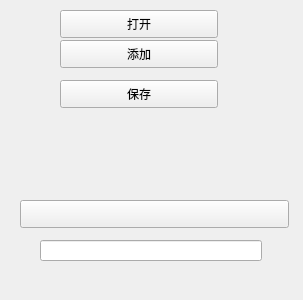
<?xml version="1.0" encoding="UTF-8"?>
<ui version="4.0">
 <class>UserManage</class>
 <widget class="QWidget" name="UserManage">
  <property name="geometry">
   <rect>
    <x>0</x>
    <y>0</y>
    <width>303</width>
    <height>300</height>
   </rect>
  </property>
  <property name="windowTitle">
   <string>Form</string>
  </property>
  <widget class="QLineEdit" name="searchLEd">
   <property name="geometry">
    <rect>
     <x>40</x>
     <y>240</y>
     <width>222</width>
     <height>21</height>
    </rect>
   </property>
  </widget>
  <widget class="QPushButton" name="searchBtn">
   <property name="geometry">
    <rect>
     <x>20</x>
     <y>200</y>
     <width>269</width>
     <height>28</height>
    </rect>
   </property>
   <property name="text">
    <string/>
   </property>
  </widget>
  <widget class="QPushButton" name="saveBtn">
   <property name="geometry">
    <rect>
     <x>60</x>
     <y>80</y>
     <width>158</width>
     <height>28</height>
    </rect>
   </property>
   <property name="text">
    <string>保存</string>
   </property>
  </widget>
  <widget class="QPushButton" name="addBtn">
   <property name="geometry">
    <rect>
     <x>60</x>
     <y>40</y>
     <width>158</width>
     <height>28</height>
    </rect>
   </property>
   <property name="text">
    <string>添加</string>
   </property>
  </widget>
  <widget class="QPushButton" name="openBtn">
   <property name="geometry">
    <rect>
     <x>60</x>
     <y>10</y>
     <width>158</width>
     <height>28</height>
    </rect>
   </property>
   <property name="text">
    <string>打开</string>
   </property>
  </widget>
 </widget>
 <resources/>
 <connections/>
</ui>
